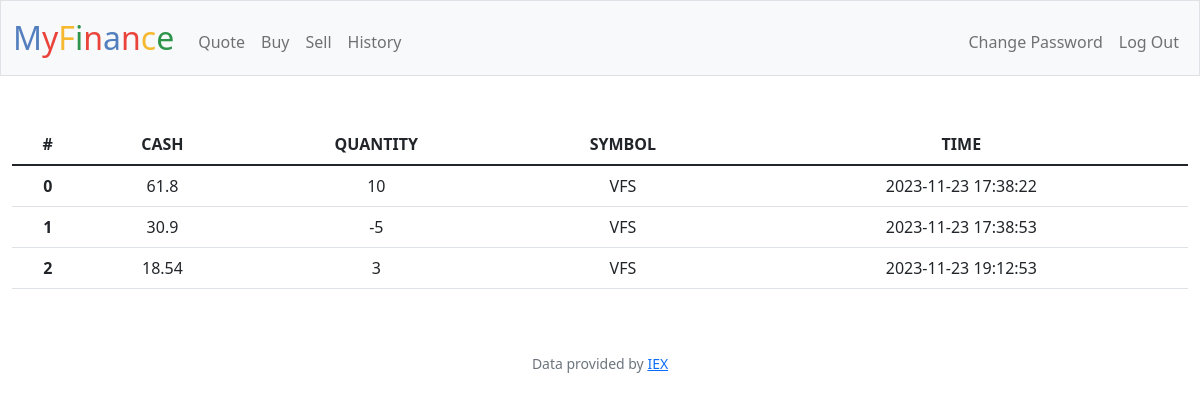
Screenshot of /history (signed in) with the database file from the repository.
### tables this page shows
CREATE TABLE Purchased (id INTEGER PRIMARY KEY AUTOINCREMENT NOT NULL,userid INTEGER NOT NULL,totalprice INTEGER NOT NULL,quantity INTEGER NOT NULL,time TEXT NOT NULL,symbol TEXT NOT NULL);

### main.py (the view)
@app.route("/history")
@login_required
def history():
    histories = db.execute("SELECT * FROM Purchased")
    historiesWithIndex = list(enumerate(histories))
    return render_template("history.html", histories=historiesWithIndex)

### helpers.py (called while the page is built)
def login_required(f):
    @wraps(f)
    def decorated_function(*args, **kwargs):
        if session.get("user_id") is None:
            return redirect("/login")
        return f(*args, **kwargs)
    return decorated_function

### main.py (called while the page is built)
@app.after_request
def after_request(response):
    response.headers["Cache-Control"] = "no-cache, no-store, must-revalidate"
    response.headers["Expires"] = 0
    response.headers["Pragma"] = "no-cache"
    return response

### templates/history.html (shortened to what this page needs)
{% extends "layout.html" %}
{% block main %}
<table class="table">
    <thead>
      <tr>
        <th scope="col">#</th>
        <th scope="col">CASH</th>
        <th scope="col">QUANTITY</th>
        <th scope="col">SYMBOL</th>
        <th scope="col">TIME</th>
      </tr>
    </thead>
    <tbody>
        {% for index,row in histories %}
      <tr>
        <th scope="row">{{index}}</th>
        <td>{{row["totalprice"]}}</td>
        <td>{{row["quantity"]}}</td>
        <td>{{row["symbol"]}}</td>
        <td>{{row["time"]}}</td>
      </tr>
        {% endfor %}
    </tbody>
  </table>
{% endblock %}

### templates/layout.html (shortened to what this page needs)
<!DOCTYPE html>
<html lang="en">
    <head>
        <link href="https://cdn.jsdelivr.net/npm/bootstrap@5.1.3/dist/css/bootstrap.min.css" rel="stylesheet">
        <link href="/static/styles.css" rel="stylesheet">
    </head>
    <body>
        <nav class="bg-light border navbar navbar-expand-md navbar-light">
            <div class="container-fluid">
                <a class="navbar-brand" href="/"><span class="blue">M</span><span class="red">y</span><span class="yellow">F</span><span class="green">i</span><span class="red">n</span><span class="blue">a</span><span class="red">n</span><span class="yellow">c</span><span class="green">e</span></a>
                <div class="collapse navbar-collapse" id="navbar">
                    {% if session["user_id"] %}
                        <ul class="navbar-nav me-auto mt-2">
                            <li class="nav-item"><a class="nav-link" href="/quote">Quote</a></li>
                            <li class="nav-item"><a class="nav-link" href="/buy">Buy</a></li>
                            <li class="nav-item"><a class="nav-link" href="/sell">Sell</a></li>
                            <li class="nav-item"><a class="nav-link" href="/history">History</a></li>
                        </ul>
                        <ul class="navbar-nav ms-auto mt-2">
                            <li class="nav-item"><a class="nav-link" href="/changepwd">Change Password</a></li>
                            <li class="nav-item"><a class="nav-link" href="/logout">Log Out</a></li>
                        </ul>
                    {% else %}
                        <ul class="navbar-nav ms-auto mt-2">
                            <li class="nav-item"><a class="nav-link" href="/register">Register</a></li>
                            <li class="nav-item"><a class="nav-link" href="/login">Log In</a></li>
                        </ul>
                    {% endif %}
                </div>
            </div>
        </nav>
        <main class="container-fluid py-5 text-center">
            {% block main %}{% endblock %}
        </main>
        <footer class="mb-5 small text-center text-muted">
            Data provided by <a href="https://iexcloud.io/">IEX</a>
        </footer>
    </body>
</html>

### static/styles.css (style rules this page uses)
nav .navbar-brand { font-size: xx-large; }
nav .navbar-brand .blue { color: #537fbe; }
nav .navbar-brand .red { color: #ea433b; }
nav .navbar-brand .yellow { color: #f5b82e; }
nav .navbar-brand .green { color: #2e944b; }

### rows the page displays
Purchased: index "0", totalprice "61.8", quantity "10", symbol "VFS", time "2023-11-23 17:38:22"
Purchased: userid "1", totalprice "30.9", quantity "-5", symbol "VFS", time "2023-11-23 17:38:53"
Purchased: index "2", totalprice "18.54", quantity "3", symbol "VFS", time "2023-11-23 19:12:53"
